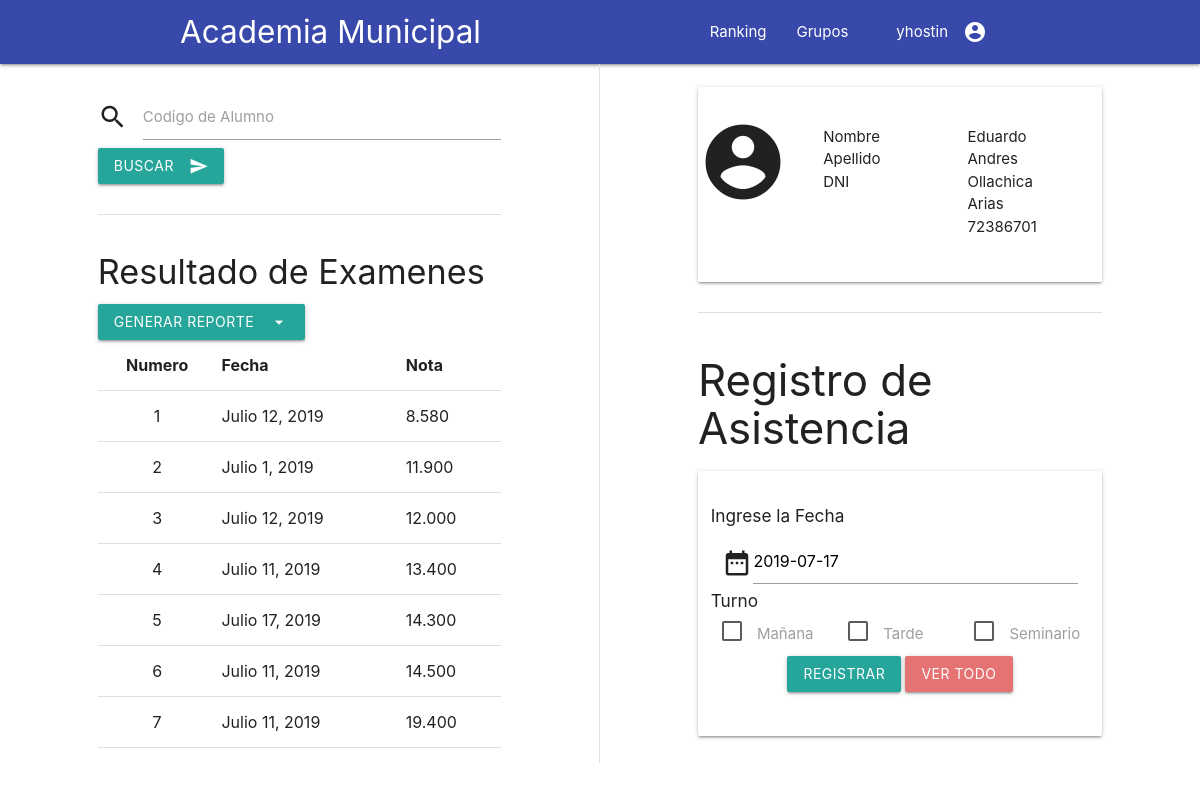
Screenshot of /asistencia/72386701/ (signed in) with the database file from the repository.
### asistencia/models.py (models this page shows, shortened)
class Examen(models.Model):
	estudiante 			= models.ForeignKey(Estudiante, on_delete=models.CASCADE)
	ranking 			= models.ForeignKey(Ranking,on_delete=models.CASCADE)
	nota				= models.DecimalField(default=0,max_digits=6,decimal_places=3)
	class Meta:
		ordering=['nota']

class Ranking(models.Model):
	area 	 			= models.ForeignKey(Area,on_delete=models.CASCADE)
	fecha 				= models.DateField(default=date.today)
	promedio			= models.DecimalField(default=0, max_digits=6,decimal_places=3)

class Estudiante(models.Model):
	grupo 				= models.ForeignKey(Grupo, on_delete=models.CASCADE)
	nombre 				= models.CharField(max_length=100)
	apellido 			= models.CharField(max_length=100)
	fecha_nacimiento	= models.DateField()
	dni					= models.IntegerField(primary_key=True)

class RegistroAsistencia(models.Model):
	class Meta:
		unique_together = (('estudiante', 'fecha'),)
	estudiante 			= models.ForeignKey(Estudiante,on_delete=models.CASCADE)
	fecha 				= models.DateField(default=date.today)
	registro_dia 		= models.BooleanField(default=False)
	registro_tarde 		= models.BooleanField(default=False)
	registro_seminario  = models.BooleanField(default=False)

### asistencia/views.py (the view, shortened to what this page needs)
# urls.py: url(r'(?P<estudiante_id>[0-9]+)/$', login_required(views.estudiante), name='estudiante'),
def estudiante(request, estudiante_id):
	estudiantes_list = Estudiante.objects.all()
	query=request.GET.get('estudiante_id')
	if query==None and estudiante_id:
		query=estudiante_id
	try:
		obj=RegistroAsistencia.objects.get(estudiante=query,fecha=datetime.now().strftime("%Y-%m-%d"))
	except RegistroAsistencia.DoesNotExist:
		registro=RegistroAsistencia.objects.create(estudiante=Estudiante.objects.get(pk=query))
		registro.save()
		obj=RegistroAsistencia.objects.get(estudiante=query,fecha=datetime.now().strftime("%Y-%m-%d"))
	print(query)
	print(estudiante_id)
	form=AsistenciaForm(request.POST or None,instance=obj)
	if query:
		print("hello")
		estudiante = get_object_or_404(Estudiante,pk=query)
		context ={
			'estudiantes_list':estudiantes_list,
			'estudiante':estudiante,
			'form':form,
			}
		return render(request,'asistencia/estudiante.html',context)
	else:
		context ={
		'estudiantes_list':estudiantes_list,
		}
		return render(request, 'asistencia/index.html', context)

### asistencia/forms.py
class AsistenciaForm(forms.ModelForm):
	class Meta:
		model = RegistroAsistencia
		fields =[
			'estudiante',
			'fecha',
			'registro_dia',
			'registro_tarde',
			'registro_seminario'
		]
		widgets={
			'estudiante': forms.TextInput(attrs={'class':'input', 'style':'display:none'	}),
			'fecha': forms.TextInput(attrs={'class':'datepicker'	}),
			'registro_dia': forms.CheckboxInput (attrs={'class':'filled-in'	}),
			'registro_tarde': forms.CheckboxInput (attrs={'class':'filled-in'	}),
			'registro_seminario': forms.CheckboxInput (attrs={'class':'filled-in'	}),
		}

### asistencia/templates/asistencia/estudiante.html (shortened to what this page needs)
{%extends 'asistencia/index.html'%}
{% load static %}
		{%block body%}
			<div class="row">
				<div class="col s6" style=" border-right: 1px solid #e0e0e0">
  					<div class="container section">
    					<form  method="get" action="" >
								<div class="input-field">
								<i class="material-icons prefix">search</i>
								<input type="text" name="estudiante_id" id="autocomplete-input" class="autocomplete" >
								<label for="autocomplete-input">Codigo de Alumno</label>
								<button  class="btn waves-effect waves-light" type="submit" value="elegir_estudiante">Buscar
									 <i class="material-icons right">send</i>
									</button>
								</div>
						</form>
					</div>
			  		<div class="container divider"></div>
			  		<div class="container section">
			  			<div class=""><h4>Resultado de Examenes</h4></div>
						<a class="btn dropdown-trigger" href="#!" data-target="dropdown2">Generar Reporte<i class="material-icons right">arrow_drop_down</i></a>
							<table>
								<thead>
								<tr>
									<th class="center-align">Numero</th>
									<th>Fecha</th>
									<th>Nota</th>
								</tr>
								</thead>
								<tbody>
									{%for examen in estudiante.examen_set.all%}
								<tr>
									<td class="center-align">{{forloop.counter}}</td>
									<td>{{examen.ranking.fecha}}</td>
									<td>{{examen.nota}}</td>
								</tr>
									{%endfor%}
								</tbody>
							</table>
 					</div>
				</div>
				<div class="col s6">
					<div class="container section">
					<div class=" card horizontal ">
						<div class="card-image estudiante">
							<i class="large material-icons center-align">account_circle</i>
						</div>
					<div class="card-stacked">
						<div class="card-content  ">
							<div class="row">
						      <div class="col s6 m6 l6 xl6">
						      	<ul>
						      		<li class="col s12 m12 l12 xl12">Nombre</li>
						      		<li class="col s12 m12 l12 xl12">Apellido</li>
						      		<li class="col s12 m12 l12 xl12">DNI</li>
						      	</ul>
						      </div>
						      <div class="col s6 m6 l6 xl6">
						      	<ul>
						      		<li class="col s12 m12 l12 xl12" >{{estudiante.nombre}}</li>
						      		<li class="col s12 m12 l12 xl12">{{estudiante.apellido}}</li>
						      		<li class="col s12 m12 l12 xl12">{{estudiante.dni}}</li>
						      	</ul>
						      </div>
						    </div>
						</div>
					</div>
					</div>
					</div>
					<div class="container divider"></div>
					<div class="container section">
						 <h3 class="header">Registro de Asistencia</h3>
						  <div class="card-panel transparent">
							<div class="row">
								<h6>Ingrese la Fecha</h6>
						<form  method="POST" action="">
			<div class="col s12">
			</div>
	<div class="col s1">
		<i class="small material-icons date ">date_range</i>
			</div>
	  	<div class="col s11">
 		 		{{form.fecha}}
		</div>
		<h6 class="header turno">Turno</h6>
		<div class="col s4">
			<label>
				<span>Mañana</span>
			</label>
		</div>
		<div class="col s4">
			<label>
				<span>Tarde</span>
			</label>
		</div>
		<div class="col s4">
			<label>
				<span>Seminario</span>
			</label>
		</div>
		<div class="col s12 center-align">
			<button class="waves-effect waves-light btn registrar" type="submit">Registrar</button>
			<a  class="dropdown-trigger btn  waves-effect waves-light red lighten-2" data-target='dropdown1' style="margin-top:10px">Ver Todo</a>
		</div>
		</form>
						</div>
						  </div>
					</div>
				</div>
			</div>
	{%endblock%}

### asistencia/templates/asistencia/index.html (shortened to what this page needs)
{% load static %}
<html>
	<head>
		{% block header %}
		<link rel="stylesheet" type="text/css" href="{% static 'asistencia/css/materialize.min.css' %}">
		<link rel="stylesheet" type="text/css" href="{% static 'asistencia/style.css' %}">
		<link rel="stylesheet" href="{% static 'asistencia/icons.css' %}">
		{% endblock %}
	</head>
	<body>
		<nav>
			{% block nav %}
			<div class="nav-wrapper indigo darken-1">
				<div class="container">
				<a href="{%url 'asistencia:index'%}" class=" brand-logo">Academia Municipal</a>
				<ul class="right hide-on-med-and-down">
					<li><a href="{%url 'asistencia:ranking'%}">Ranking</a></li>
					<li><a href="{%url 'asistencia:grupo'%}">Grupos</a></li>
					<li><a href="#" data-target="slide-out" class="sidenav-trigger show-on-large"><i class="material-icons right">account_circle</i>{{user}}</a></li>
				</ul>
			</div>
		</div>
			{% endblock %}
		</nav>
		{%block body %}{% endblock%}
	</body>
</html>

### asistencia/static/asistencia/style.css (style rules this page uses)
li a { color: #6200ea ; }
.card-image.estudiante { margin-top: 30px; }
.small.material-icons.date { margin-top:10px; }
.header.turno { margin-bottom:10px; }
.waves-effect.waves-light.btn.registrar { margin-top: 10px; }

### rows the page displays
Examen: ranking.fecha "Julio 12, 2019", nota "8.580"
Examen: ranking.fecha "Julio 1, 2019", nota "11.900"
Examen: ranking.fecha "Julio 12, 2019", nota "12.000"
Examen: ranking.fecha "Julio 11, 2019", nota "13.400"
Examen: ranking.fecha "Julio 17, 2019", nota "14.300"
Examen: ranking.fecha "Julio 11, 2019", nota "14.500"
Examen: ranking.fecha "Julio 11, 2019", nota "19.400"
Estudiante: nombre "Eduardo Andres", apellido "Ollachica Arias", dni "72386701"
RegistroAsistencia: fecha "2019-07-17"

### other values shown
{{ user }} "yhostin"
